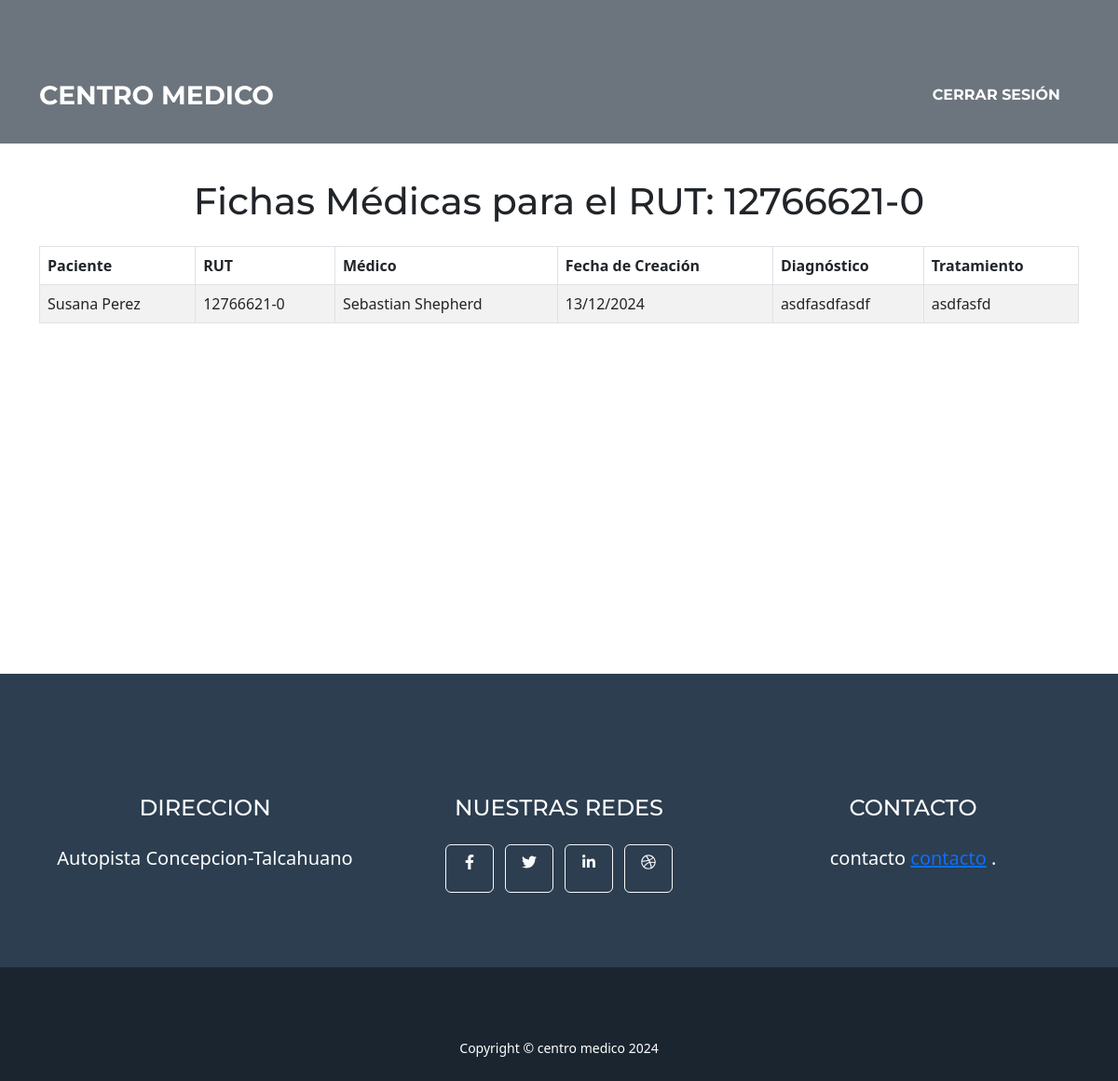
The page /medico/fichas/filtrar/12766621-0/ (signed in) on the database its author committed.
### ficha_medica/models.py (models this page shows, shortened)
class FichaMedica(models.Model):
    paciente = models.ForeignKey(Paciente, on_delete=models.CASCADE, related_name='fichas')
    medico = models.ForeignKey(Medico, on_delete=models.SET_NULL, null=True, related_name='fichas')
    fecha_creacion = models.DateTimeField(auto_now_add=True)
    diagnostico = models.TextField()
    tratamiento = models.TextField(blank=True, null=True)
    observaciones = models.TextField(blank=True, null=True)
    class Meta:
        verbose_name = "Ficha"
        verbose_name_plural = "Fichas"

class Paciente(models.Model):
    rut = models.CharField(max_length=12, unique=True)  # Ejemplo: 12345678-9
    nombre = models.CharField(max_length=100)
    fecha_nacimiento = models.DateField(blank=True, null=True)  # Campo adicional
    direccion = models.TextField(blank=True, null=True)
    telefono = models.CharField(max_length=15, blank=True, null=True)
    email = models.EmailField(blank=True, null=True)
    class Meta:
        verbose_name = "Paciente"
        verbose_name_plural = "Pacientes"

class Medico(models.Model):
    user = models.OneToOneField(User, on_delete=models.CASCADE)
    especialidad = models.ForeignKey(Especialidad, on_delete=models.CASCADE, related_name="medicos")  # Relación con Especialidad
    telefono = models.CharField(max_length=15, blank=True, null=True)
    class Meta:
        verbose_name = "Medico"
        verbose_name_plural = "Medicos"

### ficha_medica/utils.py (the view)
        def _wrapped_view(request, *args, **kwargs):
            if not request.user.groups.filter(name=role_name).exists():
                return HttpResponseForbidden(f"No tienes acceso al rol requerido: {role_name}.")
            return view_func(request, *args, **kwargs)

### ficha_medica/utils.py (called while the page is built)
def role_required(role_name):
    def decorator(view_func):
        def _wrapped_view(request, *args, **kwargs):
            if not request.user.groups.filter(name=role_name).exists():
                return HttpResponseForbidden(f"No tienes acceso al rol requerido: {role_name}.")
            return view_func(request, *args, **kwargs)
        return _wrapped_view
    return decorator

### ficha_medica/views.py (called while the page is built)
@login_required
@role_required('Medico')
def filtrar_fichas_por_paciente(request, paciente_rut):
    fichas = FichaMedica.objects.filter(paciente__rut=paciente_rut)
    return render(request, 'fichas_medicas/filtrar_fichas.html', {
        'fichas': fichas,
        'paciente_rut': paciente_rut,
    })

### ficha_medica/templates/fichas_medicas/filtrar_fichas.html
{% extends 'core/base.html' %}
{% block content %}
<div class="container mt-5">
    <h1 class="text-center">Fichas Médicas para el RUT: {{ paciente_rut }}</h1>
    <table class="table table-bordered table-striped mt-4">
        <thead>
            <tr>
                <th>Paciente</th>
                <th>RUT</th>
                <th>Médico</th>
                <th>Fecha de Creación</th>
                <th>Diagnóstico</th>
                <th>Tratamiento</th>
            </tr>
        </thead>
        <tbody>
            {% for ficha in fichas %}
                <tr>
                    <td>{{ ficha.paciente.nombre }}</td>
                    <td>{{ ficha.paciente.rut }}</td>
                    <td>{{ ficha.medico.user.first_name }} {{ ficha.medico.user.last_name }}</td>
                    <td>{{ ficha.fecha_creacion|date:"d/m/Y" }}</td>
                    <td>{{ ficha.diagnostico }}</td>
                    <td>{{ ficha.tratamiento }}</td>
                </tr>
            {% empty %}
                <tr>
                    <td colspan="6" class="text-center">No se encontraron fichas para este paciente.</td>
                </tr>
            {% endfor %}
        </tbody>
    </table>
</div>
{% endblock %}

### rows shown on the page
FichaMedica: paciente.nombre "Susana Perez", paciente.rut "12766621-0", medico.user.first_name "Sebastian", medico.user.last_name "Shepherd", fecha_creacion "13/12/2024", diagnostico "asdfasdfasdf", tratamiento "asdfasfd"

### other values the page prints
{{ paciente_rut }} "12766621-0"
